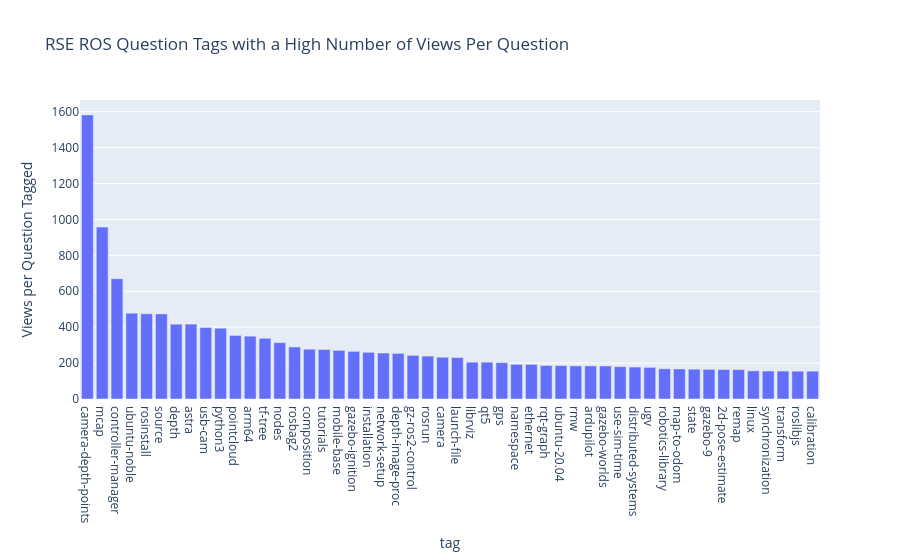

The notebook cell this image was saved under:
### Code cell
fig = px.bar(view_df[0:50], x="tag", y="normed", title="RSE ROS Question Tags with a High Number of Views Per Question")
fig.update_layout(
        #autosize=False,
        #width=800,
        #height=400,
        #template='plotly_dark',
        yaxis_title=dict(text='Views per Question Tagged'),#, font=dict(size=16, color='#FFFFFF')),
        #yaxis_title=dict(text='7 day avg', font=dict(size=16, color='#FFFFFF')),
        #plot_bgcolor='rgb(50, 50, 50)',
        #xaxis=dict(tickfont=dict(size=14, color='#FFFFFF')),
        #yaxis=dict(tickfont=dict(size=14, color='#FFFFFF')),
        #legend=dict(x=0.1, y=1.1, orientation='h', font=dict(color='#FFFFFF')),
        #margin=dict(l=10, r=10, t=100, b=50)
    )
fig.show()

### Figure 1 — Plotly figure (JSON) as saved in the notebook; plotly's stock layout.template omitted (floating-point values rounded to 4 significant figures)
{"data": [{"hovertemplate": "tag=%{x}<br>normed=%{y}<extra></extra>", "legendgroup": "", "marker": {"color": "#636efa", "pattern": {"shape": ""}}, "name": "", "orientation": "v", "showlegend": false, "textposition": "auto", "type": "bar", "x": ["camera-depth-points", "mcap", "controller-manager", "ubuntu-noble", "rosinstall", "source", "depth", "astra", "usb-cam", "python3", "pointcloud", "arm64", "tf-tree", "nodes", "rosbag2", "composition", "tutorials", "mobile-base", "gazebo-ignition", "installation", "network-setup", "depth-image-proc", "gz-ros2-control", "rosrun", "camera", "launch-file", "librviz", "qt5", "gps", "namespace", "ethernet", "rqt-graph", "ubuntu-20.04", "rmw", "ardupilot", "gazebo-worlds", "use-sim-time", "distributed-systems", "ugv", "robotics-library", "map-to-odom", "state", "gazebo-9", "2d-pose-estimate", "remap", "linux", "synchronization", "transform", "roslibjs", "calibration"], "xaxis": "x", "y": [1582.0, 957.2, 670.0, 478.0, 474.3, 474.0, 417.0, 417.0, 398.0, 394.6, 354.0, 350.0, 338.0, 314.0, 289.9, 277.3, 276.0, 271.0, 265.3, 260.2, 256.0, 254.0, 242.9, 239.0, 232.5, 231.0, 205.0, 205.0, 202.5, 193.0, 193.0, 186.4, 186.0, 184.5, 184.3, 184.0, 180.0, 178.0, 176.0, 168.0, 167.0, 166.0, 165.0, 164.0, 163.8, 156.8, 156.0, 155.5, 155.0, 155.0], "yaxis": "y"}], "layout": {"barmode": "relative", "legend": {"tracegroupgap": 0}, "title": {"text": "RSE ROS Question Tags with a High Number of Views Per Question"}, "xaxis": {"anchor": "y", "domain": [0, 1], "title": {"text": "tag"}}, "yaxis": {"anchor": "x", "domain": [0, 1], "title": {"text": "Views per Question Tagged"}}}}
